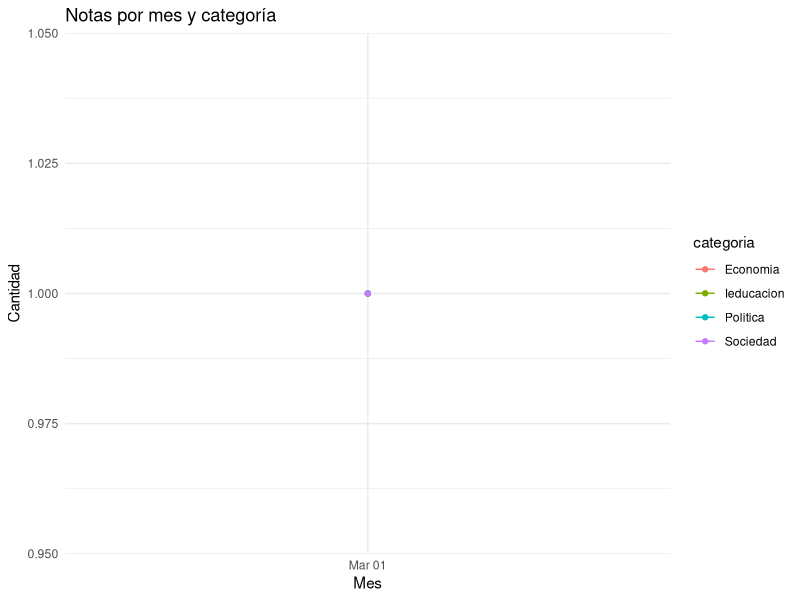
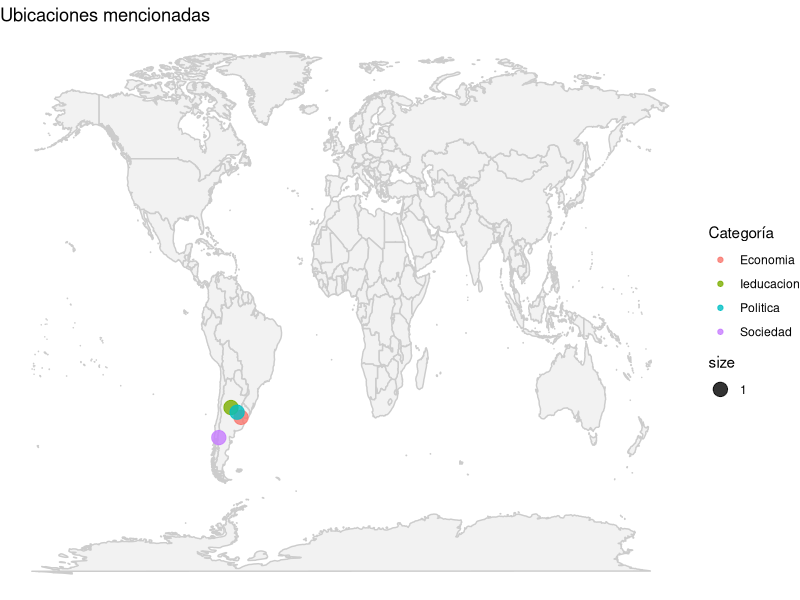

These charts were generated, in order, by the following R code:
## ---- chunk 1
library(tidyverse)
library(lubridate)
noticias <- read_csv("../datos/noticias_politica_geocodificadas.csv", show_col_types = FALSE)
## ---- chunk 2
noticias |>
  select(id_nota, fecha, titulo, categoria, provincia) |>
  head()
## ---- chunk 3
noticias |>
  mutate(mes = floor_date(fecha, "month")) |>
  count(mes, categoria) |>
  ggplot(aes(mes, n, color = categoria)) +
  geom_line() +
  geom_point() +
  theme_minimal() +
  labs(title = "Notas por mes y categoría", x = "Mes", y = "Cantidad")
## ---- chunk 4
noticias |>
  count(provincia, sort = TRUE)
## ---- chunk 5
library(sf)
library(ggplot2)
## ---- chunk 6
world <- map_data("world")

noticias |>
  ggplot() +
  geom_polygon(data = world, aes(long, lat, group = group), fill = "grey95", color = "grey80") +
  geom_point(aes(lon, lat, size = 1, color = categoria), alpha = 0.8) +
  theme_void() +
  labs(title = "Ubicaciones mencionadas", color = "Categoría")
